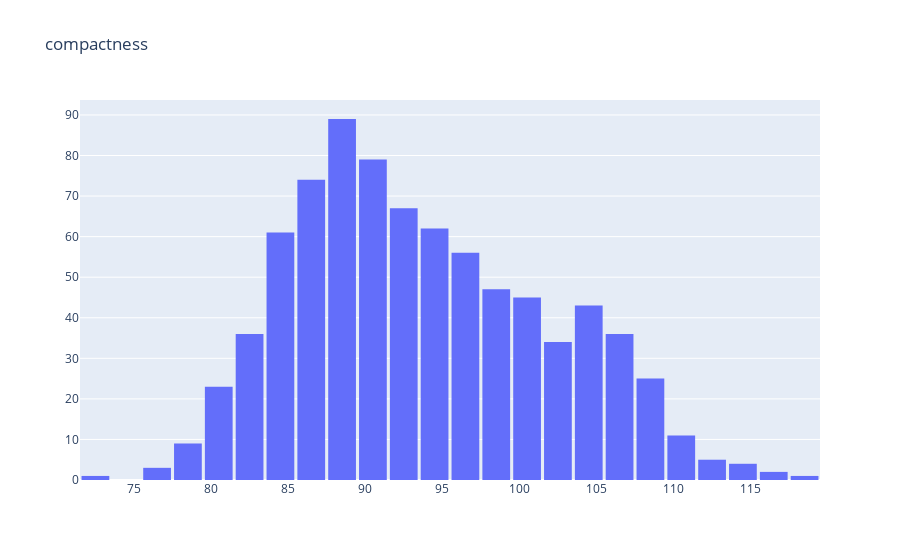
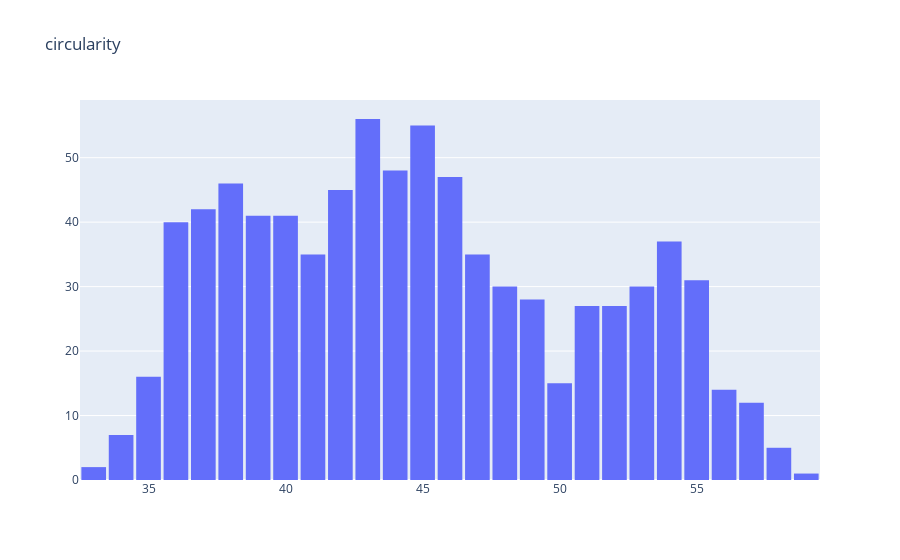
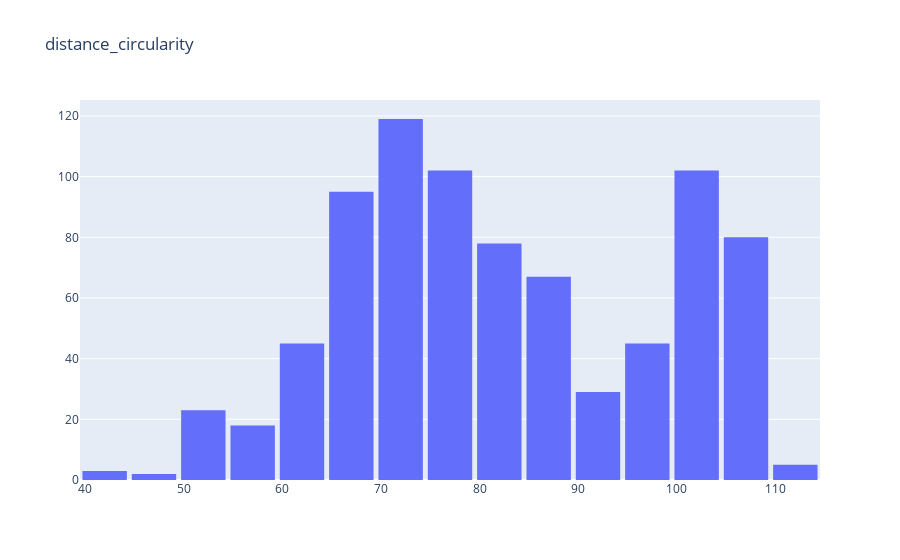
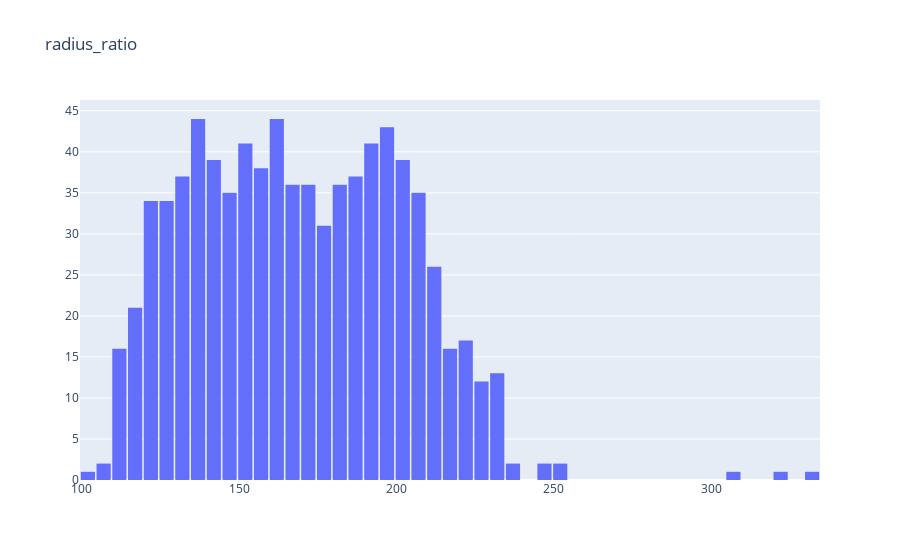

Notebook code for these charts, in order:
### Code cell
from plotly.graph_objs import Figure, Histogram, Layout

for col in vehicles_num.columns:
    fig = Figure(data=[Histogram(x=vehicles_num[col])],
                 layout=Layout(title=col))
    fig.update_layout(bargap=0.1)
    fig.show()

### Figure 1 — Plotly figure (JSON) as saved in the notebook; plotly's stock layout.template omitted (floating-point values rounded to 4 significant figures; data arrays with more than 128 entries replaced by an {"elided": "..."} marker saying what was removed)
{"data": [{"type": "histogram", "x": {"elided": "813 int values"}}], "layout": {"bargap": 0.1, "title": {"text": "compactness"}}}

### Figure 2 — Plotly figure (JSON) as saved in the notebook; plotly's stock layout.template omitted (floating-point values rounded to 4 significant figures; data arrays with more than 128 entries replaced by an {"elided": "..."} marker saying what was removed)
{"data": [{"type": "histogram", "x": {"elided": "813 int values"}}], "layout": {"bargap": 0.1, "title": {"text": "circularity"}}}

### Figure 3 — Plotly figure (JSON) as saved in the notebook; plotly's stock layout.template omitted (floating-point values rounded to 4 significant figures; data arrays with more than 128 entries replaced by an {"elided": "..."} marker saying what was removed)
{"data": [{"type": "histogram", "x": {"elided": "813 int values"}}], "layout": {"bargap": 0.1, "title": {"text": "distance_circularity"}}}

### Figure 4 — Plotly figure (JSON) as saved in the notebook; plotly's stock layout.template omitted (floating-point values rounded to 4 significant figures; data arrays with more than 128 entries replaced by an {"elided": "..."} marker saying what was removed)
{"data": [{"type": "histogram", "x": {"elided": "813 int values"}}], "layout": {"bargap": 0.1, "title": {"text": "radius_ratio"}}}
